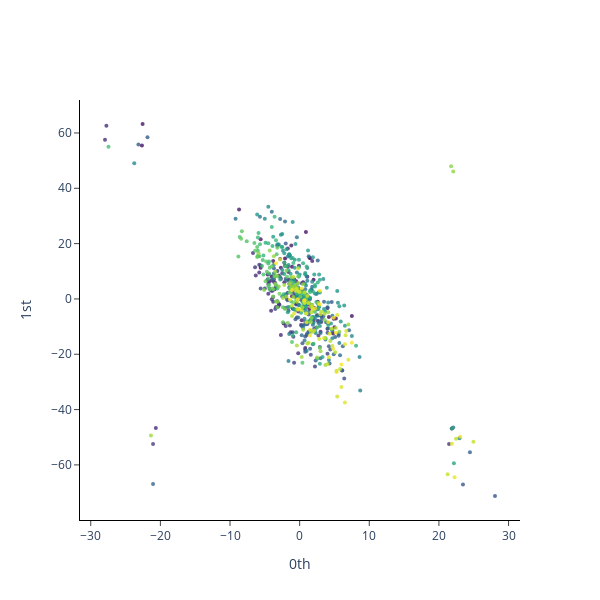

Notebook source saved alongside this figure:
### Code cell
import matplotlib.pyplot as plot
from gtda.plotting import plot_point_cloud

from gtda.mapper import (
    CubicalCover,
    make_mapper_pipeline,
    Projection,
    plot_static_mapper_graph,
    plot_interactive_mapper_graph,
    MapperInteractivePlotter
)

from sklearn import datasets
from sklearn.decomposition import PCA

data = np.array(df_training_temp)
plot_point_cloud(data)

### Figure 1 — Plotly figure (JSON) as saved in the notebook; plotly's stock layout.template omitted (floating-point values rounded to 4 significant figures; data arrays with more than 128 entries replaced by an {"elided": "..."} marker saying what was removed)
{"data": [{"marker": {"color": {"elided": "611 int values"}, "colorscale": [[0, "#440154"], [0.1111, "#482878"], [0.2222, "#3e4989"], [0.3333, "#31688e"], [0.4444, "#26828e"], [0.5556, "#1f9e89"], [0.6667, "#35b779"], [0.7778, "#6ece58"], [0.8889, "#b5de2b"], [1, "#fde725"]], "opacity": 0.8, "size": 4}, "mode": "markers", "type": "scatter", "x": {"elided": "611 float values"}, "y": {"elided": "611 float values"}}], "layout": {"height": 600, "plot_bgcolor": "white", "width": 600, "xaxis": {"anchor": "x", "exponentformat": "e", "linecolor": "black", "linewidth": 1, "mirror": false, "showexponent": "all", "showline": true, "side": "bottom", "ticks": "outside", "title": {"text": "0th"}, "type": "linear", "zeroline": true}, "yaxis": {"anchor": "y", "exponentformat": "e", "linecolor": "black", "linewidth": 1, "mirror": false, "showexponent": "all", "showline": true, "side": "left", "ticks": "outside", "title": {"text": "1st"}, "type": "linear", "zeroline": true}}}
